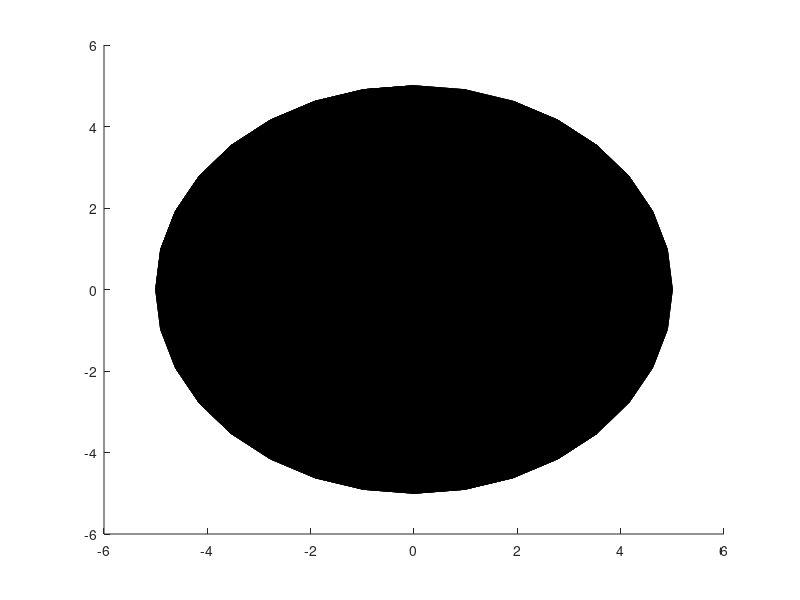

Write the MATLAB code that produced this figure. (Note: this script raises an error after producing the figure.)
function ch = roiCreateCylinder(radius,height,location,numSegments,ax)
% creates cylinder in current or parsed axis with specified radius and
% height. 
% Output is handle to the object for later manipulation.
%
% ch = roiCreateCylinder()
% ch = roiCreateCylinder(radius)
% ch = roiCreateCylinder(radius,height)
% ch = roiCreateCylinder(radius,height,location)
% ch = roiCreateCylinder(radius,height,location,numSegments)
% ch = roiCreateCylinder(radius,height,location,numSegments,ax)
%
% INPUTS
% radius:       radius of the cylinder, default is 5   
% height:       height of the cylinder, default is 10
% location:     start coordinates of the cylinder, default is [0 0 0]
% numSegments:  number of segments of the cylinder, default is 32
%
% OUTPUTS
% ch:           handle to the ROIcylinder

%% sets default radius to 5
if not(exist('radius','var'))
    radius = 5;
end
%% sets default height to 10
if ~exist('height','var')
    height = 10;
end
%% sets default location to [0, 0, 0]
if ~exist('location','var')
    location = [0 0 0];
end
%% sets default numSegments to 32
if not(exist('numSegments','var'))
    numSegments = 32;
end
%% gets axis
if not(exist('ax','var'))
    ax = gca;
end
%% creates the cylinder
[x, y, z] = cylinder(radius,numSegments);

z = z * height - height/2;
x = x';
y = y';
z = z';
x = x(:);
y = y(:);
z = z(:);
x0 = location(:,1); % getting x coordinate of location
y0 = location(:,2); % getting y coordinate of location
z0 = location(:,3); % getting z coordinate of location
x = x + x0; % calculate shifted x coordinates
y = y + y0; % calculate shifted y coordinates
z = z + z0; % calculate shifted z coordinates

fv.vertices = [x,y,z];

faces = convhull(x,y,z);
fv.faces = faces;
%defining reference coordinate system
ch.UserData.ROIzaxis = [location ; location + [0,0,height]];
ch.UserData.ROIyaxis = [location ; location + [0,radius,0]];
ch.UserData.ROIxaxis = [location ; location + [radius,0,0]];
%% plotting the patch object
ch = patch(fv);
ch.FaceColor = [.5 , .5 , .5];
ch.FaceAlpha = 0.5;
ch.DisplayName = 'ROI cylinder';




